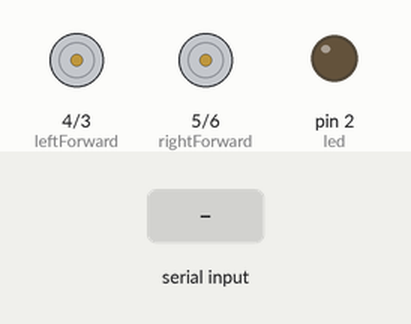
Bench run of a sketch on a simulated Arduino Uno, built with avr-gcc and run on an emulated ATmega328P. On the bench: motor-driver pin pairs drawn as motors (green arrow = first pin HIGH = forward, orange = second pin HIGH = backward, longer = more drive), output pins drawn as LEDs (lit = HIGH). The inputs (shaded band) are chosen by the test bench. What the sketch prints to the serial monitor is not drawn.

Above: at 1.4 s.
1.5 s: "W" received over the second serial link
At 2.7 s:
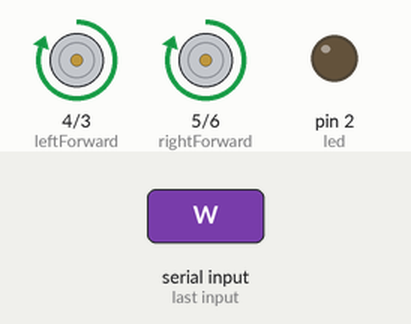
3.0 s: "S" received over the second serial link
At 4.1 s:
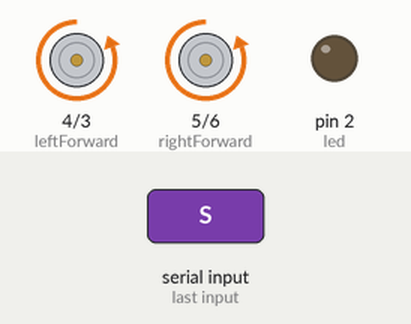
4.5 s: "D" received over the second serial link
At 5.2 s:
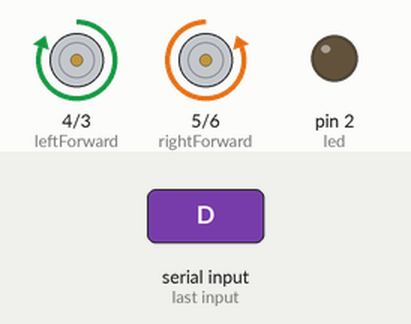
6.0 s: "A" received over the second serial link
At 6.3 s:
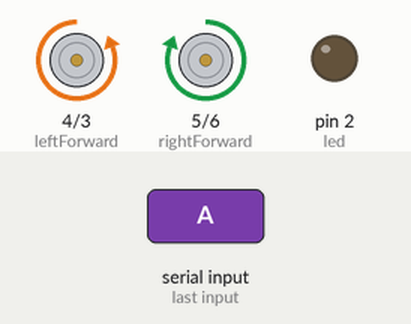
7.5 s: "3" received over the second serial link
At 8.7 s:
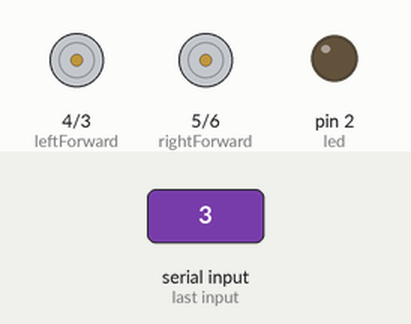
Timing chart, 0 to 10.0 s (numbered marks = the images above; inputs shaded):
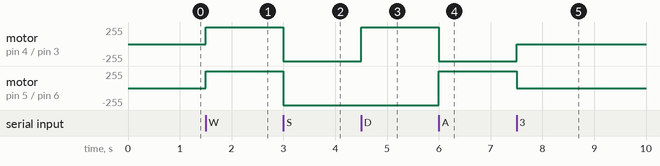

Measured:
- after the input at 1.5 s, motor on pin 4 (leftForward) / pin 3 (leftBackward), motor on pin 5 (rightForward) / pin 6 (rightBackward): stopped → forward 255/255 at once
- after the input at 3.0 s, motor on pin 4 (leftForward) / pin 3 (leftBackward), motor on pin 5 (rightForward) / pin 6 (rightBackward): forward 255/255 → backward 255/255 at once
- after the input at 4.5 s, motor on pin 4 (leftForward) / pin 3 (leftBackward): backward 255/255 → forward 255/255 at once
- after the input at 6.0 s, motor on pin 4 (leftForward) / pin 3 (leftBackward): forward 255/255 → backward 255/255 at once; motor on pin 5 (rightForward) / pin 6 (rightBackward): backward 255/255 → forward 255/255 at once
- after the input at 7.5 s, motor on pin 4 (leftForward) / pin 3 (leftBackward): backward 255/255 → stopped at once; motor on pin 5 (rightForward) / pin 6 (rightBackward): forward 255/255 → stopped at once

The sketch:

sketch_jun10a.ino
```cpp
#include <SoftwareSerial.h>
SoftwareSerial Bluetooth(10,9); // RX, TX
int led = 2;
int power = LOW; //Engine light
int Signal; //the data recieved (used to send data to subroutine)
int Data; //the data recieved (saves data sent to subroutine)

//Directions
const int leftForward = 4;
const int leftBackward = 3;
const int rightForward = 5;
const int rightBackward = 6;

void setup(){
  Bluetooth.begin(9600);
  Serial.begin(9600);
  Bluetooth.println("Engine started!/n/nControls:/n/t'Up arrow' or 'W' (Forward)/n/t'Down arrow' or 'S' (down)/n/t'Left arrow' or 'A' (left)/n/t'Right arrow' or 'D' (right)/n/t'X' or '3' (Stop)n/t'SELECT' or '_' (Engine light on)");
  Serial.println("Connected to controller!");

  //Motor and LED pin set up
  pinMode (led, OUTPUT);
  pinMode(leftForward , OUTPUT);
  pinMode(leftBackward , OUTPUT);
  pinMode(rightForward , OUTPUT);
  pinMode(rightBackward , OUTPUT);
}

void loop(){
  if (Bluetooth.available()){ // wait for data recieved
    Signal=Bluetooth.read();
    digitalWrite(led, power);

    blue(Signal);
  }
}

void blue(int data){

  //If forward is pressed, both motors drive forward
  if(data == 'W'){
    digitalWrite(leftForward , HIGH);
    digitalWrite(rightForward , HIGH);
    digitalWrite(leftBackward , LOW);
    digitalWrite(rightBackward , LOW);
  }

  //If reverse is pressed, both motors drive reverse
  else if(data == 'S'){
    digitalWrite(leftForward , LOW);
    digitalWrite(rightForward , LOW);
    digitalWrite(leftBackward , HIGH);
    digitalWrite(rightBackward , HIGH);
  }

  //If right is pressed, left motor drives forward while the right motor drives reverse
  //This is done to cause the car to pivot, because the front tires have too much friction
  //To turn the car as it is in motion
  else if(data == 'D'){
    digitalWrite(leftForward , HIGH);
    digitalWrite(rightForward , LOW);
    digitalWrite(leftBackward , LOW);
    digitalWrite(rightBackward , HIGH);
  }

  //If left is pressed, left motor drives reverse while the right motor drives forward
  //This is done to cause the car to pivot, because the front tires have too much friction
  //To turn the car as it is in motion
  else if(data == 'A'){
    digitalWrite(leftForward , LOW);
    digitalWrite(rightForward , HIGH);
    digitalWrite(leftBackward , HIGH);
    digitalWrite(rightBackward , LOW);
  }

  //If SELECT is pressed the engine LED is switched on/off
  else if(data == '_'){

    if(power == HIGH){
      power = LOW;
    }
    else{
      power = HIGH;
    }
  }

  //If stop is pressed all motors will halt and engine light will turn off
  else if(data == '3'){
    digitalWrite(leftForward , LOW);
    digitalWrite(rightForward , LOW);
    digitalWrite(leftBackward , LOW);
    digitalWrite(rightBackward , LOW);
    power = LOW;
  }
  //If any other buttons are pressed, the car will not change its behaviour
  else{;}
}
```
